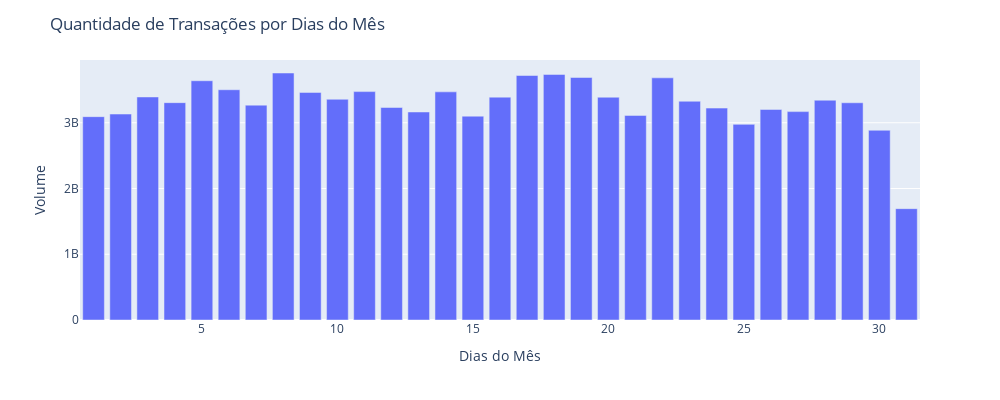

Notebook source saved alongside this figure:
### Code cell
df_volume = df.groupby(['Day'], as_index=False)['Volume'].sum()

exibirBarPlot(df_volume, 'Day', 'Volume', title='Quantidade de Transações por Dias do Mês', ylabel='Volume', xlabel='Dias do Mês')

### Figure 1 — Plotly figure (JSON) as saved in the notebook; plotly's stock layout.template omitted (floating-point values rounded to 4 significant figures)
{"data": [{"alignmentgroup": "True", "hovertemplate": "Day=%{x}<br>Volume=%{y}<extra></extra>", "legendgroup": "", "marker": {"color": "#636efa", "pattern": {"shape": ""}}, "name": "", "offsetgroup": "", "orientation": "v", "showlegend": false, "textposition": "auto", "type": "bar", "x": [1, 2, 3, 4, 5, 6, 7, 8, 9, 10, 11, 12, 13, 14, 15, 16, 17, 18, 19, 20, 21, 22, 23, 24, 25, 26, 27, 28, 29, 30, 31], "xaxis": "x", "y": [3092970600, 3133053200, 3392823200, 3305948100, 3639548200, 3502618300, 3268466800, 3757294000, 3461681100, 3357566400, 3474319200, 3232653300, 3164257100, 3470432600, 3100580100, 3390219700, 3719328500, 3735411000, 3688942700, 3388802200, 3112106300, 3683763500, 3327601900, 3223630000, 2976108900, 3203026800, 3169829500, 3343430600, 3304298800, 2885898800, 1693789300], "yaxis": "y"}], "layout": {"autosize": false, "barmode": "relative", "height": 400, "legend": {"tracegroupgap": 0}, "margin": {"t": 60}, "title": {"text": "<span>Quantidade de Transações por Dias do Mês</span>"}, "width": 1000, "xaxis": {"anchor": "y", "domain": [0, 1], "title": {"text": "<span>Dias do Mês</span>"}}, "yaxis": {"anchor": "x", "domain": [0, 1], "title": {"text": "<span>Volume</span>"}}}}
